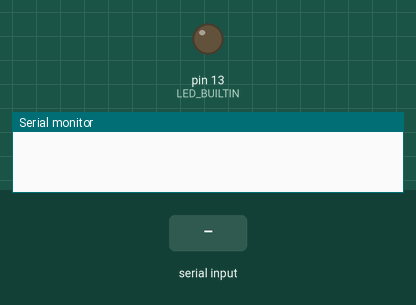
Simulated run of this sketch. Board: Arduino Uno, built with avr-gcc and run on an emulated ATmega328P. Shown: output pins drawn as LEDs (lit = HIGH), the last lines printed to the serial monitor. Dashed ring = blinking. The test bench sets the inputs (shaded band). Random numbers use the default seed unless the sketch sets one.

Above: at 1.2 s.
1.3 s: "#om" received over Serial
At 4.2 s:
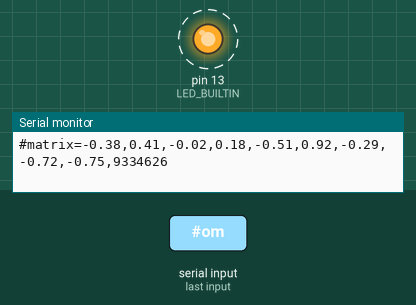
4.3 s: "1" received over Serial
Timing chart, 0 to 7.3 s (numbered marks = the images above; inputs shaded):
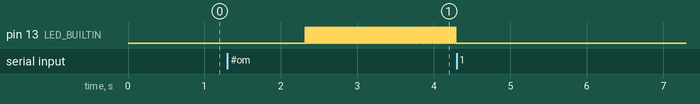

The sketch:

arduino_werium_emulation.ino
```cpp
String readed = "0";
bool ledOn = false;

// the setup routine runs once when you press reset:
void setup()
{
  // initialize serial communication at 57600 bits per second:
  Serial.begin(57600);
  // initialize digital pin LED_BUILTIN as an output.
  pinMode(LED_BUILTIN, OUTPUT);
}

String myrand()
{
  return String(random(-100, 101) / 100.0);
}

// the loop routine runs over and over again forever:
void loop()
{
  if (Serial.available())
  {
    readed = Serial.readString();
    digitalWrite(LED_BUILTIN, LOW);
    ledOn = false;
  }

  if (readed.equals("#om"))
  {
    if (ledOn)
    {
      digitalWrite(LED_BUILTIN, HIGH);
    }
    else
    {
      digitalWrite(LED_BUILTIN, LOW);
    }
    ledOn = ledOn ^ true;

    // print out the value you read:
    Serial.println("#matrix=" + myrand() + "," + myrand() + "," + myrand() + "," + myrand() + "," + myrand() + "," + myrand() + "," + myrand() + "," + myrand() + "," + myrand() + "," + String(random(0, 10000000)));
  }

  delay(10); // delay in between reads for stability
}
```

Measured:
- after the input at 1.3 s, pin 13 (LED_BUILTIN): alternates HIGH for 0.01 s and LOW for 0.01 s, starting after 1.0 s
- after the input at 4.3 s, every drawn part: stays the same
